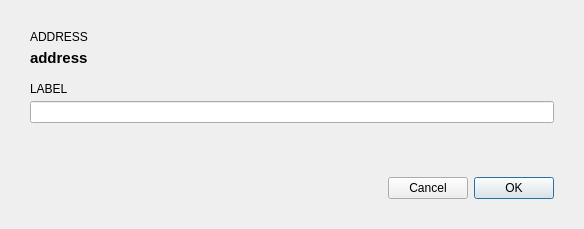
<?xml version="1.0" encoding="UTF-8"?>
<ui version="4.0">
 <class>NewMyAddressDialog</class>
 <widget class="QDialog" name="NewMyAddressDialog">
  <property name="geometry">
   <rect>
    <x>0</x>
    <y>0</y>
    <width>584</width>
    <height>229</height>
   </rect>
  </property>
  <property name="sizePolicy">
   <sizepolicy hsizetype="Fixed" vsizetype="Fixed">
    <horstretch>0</horstretch>
    <verstretch>0</verstretch>
   </sizepolicy>
  </property>
  <property name="minimumSize">
   <size>
    <width>584</width>
    <height>229</height>
   </size>
  </property>
  <property name="maximumSize">
   <size>
    <width>584</width>
    <height>229</height>
   </size>
  </property>
  <property name="windowTitle">
   <string>New contact</string>
  </property>
  <layout class="QGridLayout" name="gridLayout">
   <property name="leftMargin">
    <number>30</number>
   </property>
   <property name="topMargin">
    <number>30</number>
   </property>
   <property name="rightMargin">
    <number>30</number>
   </property>
   <property name="bottomMargin">
    <number>30</number>
   </property>
   <property name="verticalSpacing">
    <number>5</number>
   </property>
   <item row="11" column="0">
    <spacer name="horizontalSpacer">
     <property name="orientation">
      <enum>Qt::Horizontal</enum>
     </property>
     <property name="sizeHint" stdset="0">
      <size>
       <width>338</width>
       <height>20</height>
      </size>
     </property>
    </spacer>
   </item>
   <item row="8" column="0" colspan="4">
    <spacer name="verticalSpacer">
     <property name="orientation">
      <enum>Qt::Vertical</enum>
     </property>
     <property name="sizeType">
      <enum>QSizePolicy::Expanding</enum>
     </property>
     <property name="sizeHint" stdset="0">
      <size>
       <width>20</width>
       <height>10</height>
      </size>
     </property>
    </spacer>
   </item>
   <item row="9" column="0" colspan="4">
    <spacer name="verticalSpacer_2">
     <property name="orientation">
      <enum>Qt::Vertical</enum>
     </property>
     <property name="sizeType">
      <enum>QSizePolicy::Fixed</enum>
     </property>
     <property name="sizeHint" stdset="0">
      <size>
       <width>20</width>
       <height>10</height>
      </size>
     </property>
    </spacer>
   </item>
   <item row="11" column="2" colspan="2">
    <widget class="QPushButton" name="m_okButton">
     <property name="text">
      <string>OK</string>
     </property>
     <property name="default">
      <bool>true</bool>
     </property>
    </widget>
   </item>
   <item row="5" column="0" colspan="4">
    <spacer name="verticalSpacer_3">
     <property name="orientation">
      <enum>Qt::Vertical</enum>
     </property>
     <property name="sizeType">
      <enum>QSizePolicy::Fixed</enum>
     </property>
     <property name="sizeHint" stdset="0">
      <size>
       <width>20</width>
       <height>10</height>
      </size>
     </property>
    </spacer>
   </item>
   <item row="11" column="1">
    <widget class="QPushButton" name="m_cancelButton">
     <property name="text">
      <string>Cancel</string>
     </property>
    </widget>
   </item>
   <item row="7" column="0" colspan="4">
    <widget class="QLineEdit" name="m_labelEdit">
     <property name="sizePolicy">
      <sizepolicy hsizetype="Expanding" vsizetype="Fixed">
       <horstretch>0</horstretch>
       <verstretch>0</verstretch>
      </sizepolicy>
     </property>
     <property name="styleSheet">
      <string notr="true">[errorState=&quot;true&quot;] {
  border-color: #ef3131;
}</string>
     </property>
     <property name="inputMask">
      <string/>
     </property>
     <property name="echoMode">
      <enum>QLineEdit::Normal</enum>
     </property>
    </widget>
   </item>
   <item row="6" column="0">
    <widget class="QLabel" name="m_labelTextLabel">
     <property name="sizePolicy">
      <sizepolicy hsizetype="Maximum" vsizetype="Preferred">
       <horstretch>0</horstretch>
       <verstretch>0</verstretch>
      </sizepolicy>
     </property>
     <property name="text">
      <string>LABEL</string>
     </property>
    </widget>
   </item>
   <item row="3" column="0" colspan="4">
    <widget class="QLabel" name="m_addressTextLabel">
     <property name="sizePolicy">
      <sizepolicy hsizetype="Maximum" vsizetype="Preferred">
       <horstretch>0</horstretch>
       <verstretch>0</verstretch>
      </sizepolicy>
     </property>
     <property name="text">
      <string>ADDRESS</string>
     </property>
    </widget>
   </item>
   <item row="4" column="0">
    <widget class="WalletGUI::ElidedLabel" name="m_addressLabel">
     <property name="font">
      <font>
       <pointsize>11</pointsize>
       <weight>75</weight>
       <bold>true</bold>
      </font>
     </property>
     <property name="text">
      <string>address</string>
     </property>
    </widget>
   </item>
  </layout>
 </widget>
 <customwidgets>
  <customwidget>
   <class>WalletGUI::ElidedLabel</class>
   <extends>QLabel</extends>
   <header>elidedlabel.h</header>
  </customwidget>
 </customwidgets>
 <tabstops>
  <tabstop>m_okButton</tabstop>
 </tabstops>
 <resources/>
 <connections>
  <connection>
   <sender>m_okButton</sender>
   <signal>clicked()</signal>
   <receiver>NewMyAddressDialog</receiver>
   <slot>accept()</slot>
   <hints>
    <hint type="sourcelabel">
     <x>410</x>
     <y>102</y>
    </hint>
    <hint type="destinationlabel">
     <x>294</x>
     <y>63</y>
    </hint>
   </hints>
  </connection>
  <connection>
   <sender>m_cancelButton</sender>
   <signal>clicked()</signal>
   <receiver>NewMyAddressDialog</receiver>
   <slot>reject()</slot>
   <hints>
    <hint type="sourcelabel">
     <x>526</x>
     <y>102</y>
    </hint>
    <hint type="destinationlabel">
     <x>294</x>
     <y>63</y>
    </hint>
   </hints>
  </connection>
 </connections>
 <slots>
  <slot>validateAddress(QString)</slot>
  <slot>validateLabel(QString)</slot>
  <slot>donationCheckStateChanged(int)</slot>
 </slots>
</ui>
